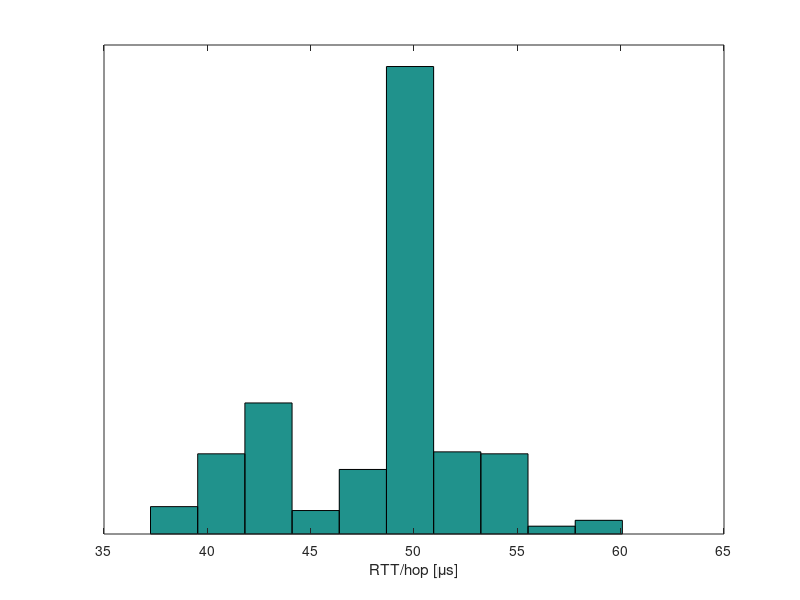

Write MATLAB code to recreate this figure.
% clear;clc;close all

D_INIT = 1e3;

arr = zeros(0,4);
fh = fopen('log_cross_5k.txt');
line = fgetl(fh);
while ischar(line)
    line = regexp(line,'\[(\d+)\]: (\d+): got ACK from (\d+). RTT = (\d+.?\d*)','tokens');
    if ~isempty(line)
        arr(end+1,:) = cellfun(@str2double,line{:});
    end

    line = fgetl(fh);
end
fclose(fh);

arr(arr(:,1)<D_INIT,:) = [];
arr = arr(end-499:end,end);

hist(arr)
xlabel('RTT/hop [\mus]')
set(gca,'ytick',[])